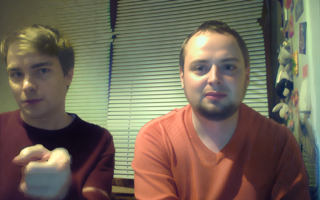
#> input picture tools/vnd.png, 320 x 200 px, found by its file name
$ python dither.py
#> lines starting #> are read from the running program, lines starting #| are printed output that depends on the picture
### tools/cga.py
import PIL.Image

import tools.picture


PALETTE = [
    (0x00, 0x00, 0x00, 0xff), # 0: Black
    (0x74, 0xfb, 0xfd, 0xff), # 1: Cyan
    (0xf0, 0x59, 0xf9, 0xff), # 2: Magenta
    (0xff, 0xff, 0xff, 0xff), # 3: White
]

ONE_BIT_PALETTE = [
    tools.picture.ALPHA_PALETTE[-1], # 1: Transparent
    tools.picture.ALPHA_PALETTE[0],  # 0: Black
]


def decode(data: bytes, width: int, height: int) -> PIL.Image.Image:
    assert len(data) & 1 == 0
    assert len(data) >= width*height//4
    flat_img = bytearray()
    if width & 3:
        width += 4 - width & 3
    even, odd = iter(data[:len(data)//2]), iter(data[len(data)//2:])
    for _ in range(height):
        for _ in range(0, width, 4):
            w = next(even)
            flat_img.extend(PALETTE[w >> 6][:3])
            flat_img.extend(PALETTE[(w >> 4) & 3][:3])
            flat_img.extend(PALETTE[(w >> 2) & 3][:3])
            flat_img.extend(PALETTE[w & 3][:3])
        odd, even = even, odd
    pil_img = PIL.Image.frombytes('RGB', (width, height), flat_img)
    return pil_img


# [38 lines left out: functions decode_without_interleaving, decode_one_bit, not called in this run]


def encode(img: PIL.Image.Image, pad_size: int = 0) -> bytes:
    '''
    Encode a PIL.Image.Image (mode 'RGB', width multiple of 4) to CGA bytes with interleaving.
    Each byte encodes 4 pixels: bits 6-7, 4-5, 2-3, 0-1.
    Uses PALETTE (first 4 colors).
    '''
    width, height = img.size
    assert width % 4 == 0, 'Width must be a multiple of 4.'
    img = img.convert('RGB')
    data = img.tobytes()
    palette_map = {tuple(PALETTE[i][:3]): i for i in range(4)}
    even_bytes = bytearray()
    odd_bytes = bytearray()
    for y in range(height):
        row_bytes = bytearray()
        for x in range(0, width, 4):
            idxs = [(y * width + x + i) * 3 for i in range(4)]
            rgbs = [tuple(data[idx:idx+3]) for idx in idxs]
            vals = [palette_map[rgb] & 3 for rgb in rgbs]
            b = (vals[0] << 6) | (vals[1] << 4) | (vals[2] << 2) | vals[3]
            row_bytes.append(b)
        # Interleave rows: even and odd
        if y % 2 == 0:
            even_bytes.extend(row_bytes)
        else:
            odd_bytes.extend(row_bytes)
    if pad_size:
        for pad in (even_bytes, odd_bytes):
            pad_len = (-len(pad)) % pad_size
            if pad_len:
                pad.extend(b'\x00' * pad_len)
    return bytes(even_bytes + odd_bytes)


# [46 lines left out: functions encode_without_interleaving, encode_one_bit, not called in this run]

### tools/ega.py
import PIL.Image

import tools.picture


PALETTE = [
    *tools.picture.ALPHA_PALETTE[:-1],
    (0x39, 0x9d, 0xa0, 0xff), # 15: Teal
]

ONE_BIT_PALETTE = [
    tools.picture.ALPHA_PALETTE[-1], # 1: Transparent
    tools.picture.ALPHA_PALETTE[0],  # 0: Black
]

MAD_DOG_COSMIC_FORGE_PALETTE = [
    PALETTE[0], # 0: Black
    (0xfc, 0xfc, 0xfc, 0xff), # 1: White
    (0x4d, 0x4a, 0xf3, 0xff), # 2: Blue
    (0xed, 0x57, 0xf5, 0xff), # 3: Purple
    (0xec, 0x57, 0x4e, 0xff), # 4: Rose
    (0xfb, 0xfb, 0x61, 0xff), # 5: Yellow
    (0x6f, 0xf7, 0x5d, 0xff), # 6: Lime
    (0x72, 0xf7, 0xfa, 0xff), # 7: Aqua
    (0x4a, 0x4a, 0x4a, 0xff), # 8: Gray
    (0x9e, 0x9e, 0x9e, 0xff), # 9: Silver
    (0x0d, 0x01, 0x98, 0xff), # 10: Navy
    (0x94, 0x1e, 0x99, 0xff), # 11: Violet
    (0x93, 0x1d, 0x10, 0xff), # 12: Red
    (0x96, 0x4f, 0x18, 0xff), # 13: Brown
    (0x36, 0x9b, 0x25, 0xff), # 14: Green
    (0x38, 0x9b, 0x9d, 0xff), # 15: Teal
]


def _byte_to_bits(x: int) -> list[int]:
    result = []
    for i in range(8):
        result.append(int(bool(x & (1 << i))))
    return result


def _bits_to_int(bits: list[int]) -> int:
    result = 0
    for i, x in enumerate(bits):
        if x:
            result |= 1 << i
    return result


def decode(data: bytes, width: int, height: int) -> PIL.Image.Image:
    assert len(data) & 3 == 0
    assert len(data) >= width*height//2
    planes = [data[:len(data)//4], data[len(data)//4:len(data)//4*2], data[len(data)//4*2:len(data)//4*3], data[len(data)//4*3:]]
    flat_img = bytearray()
    its = list(map(iter, planes))
    if width & 7:
        width += 8 - width & 7
    for _ in range(height):
        for _ in range(0, width, 8):
            ww = list(map(_byte_to_bits, map(next, its)))
            for i in reversed(range(8)):
                flat_img.extend(PALETTE[_bits_to_int([ww[0][i], ww[1][i], ww[2][i], ww[3][i]])][:3])
    pil_img = PIL.Image.frombytes('RGB', (width, height), flat_img)
    return pil_img


# [12 lines left out: function decode_one_bit, not called in this run]


def encode(img: PIL.Image.Image, pad_size: int = 0) -> bytes:
    width, height = img.size
    assert width % 8 == 0, 'Width must be a multiple of 8.'
    img = img.convert('RGB')
    data = img.tobytes()
    planes = [bytearray() for _ in range(4)]
    palette_map = {tuple(PALETTE[i][:3]): i for i in range(16)}
    for y in range(height):
        for x in range(0, width, 8):
            bits = [[0]*8 for _ in range(4)]
            for i in range(8):
                idx = (y * width + x + i) * 3
                rgb = tuple(data[idx:idx+3])
                pal_idx = palette_map[rgb]
                for p in range(4):
                    bits[p][i] = (pal_idx >> p) & 1
            for p in range(4):
                b = 0
                # Reverse order: leftmost pixel is bit 7.
                for i in range(8):
                    b |= bits[p][i] << (7 - i)
                planes[p].append(b)
    if pad_size:
        for p in range(4):
            pad_len = (-len(planes[p])) % pad_size
            if pad_len:
                planes[p].extend([0] * pad_len)
    return b''.join(planes)

# [20 lines left out: function encode_one_bit, not called in this run]

### tools/tandy.py
import PIL.Image

import tools.ega
import tools.picture


PALETTE = tools.ega.PALETTE

ONE_BIT_PALETTE = [
    tools.picture.ALPHA_PALETTE[-1], # 1: Transparent
    tools.picture.ALPHA_PALETTE[0],  # 0: Black
]


def decode(data: bytes, width: int, height: int) -> PIL.Image.Image:
    assert width & 1 == 0
    assert len(data) >= width*height//2
    flat_img = bytearray()
    it = iter(data)
    for _ in range(0, height):
        for _ in range(0, width, 2):
            w = next(it)
            flat_img.extend(PALETTE[w >> 4][:3])
            flat_img.extend(PALETTE[w & 0x0f][:3])
    pil_img = PIL.Image.frombytes('RGB', (width, height), flat_img)
    return pil_img


# [14 lines left out: function decode_one_bit, not called in this run]


def encode(img: PIL.Image.Image, pad_size: int = 0) -> bytes:
    '''
    Encode a PIL.Image.Image (mode 'RGB', width even) to Tandy packed bytes.
    Each byte encodes two pixels: high nibble is left pixel, low nibble is right pixel.
    Uses PALETTE (first 16 colors).
    '''
    width, height = img.size
    assert width % 2 == 0, 'Width must be even.'
    img = img.convert('RGB')
    data = img.tobytes()
    palette_map = {tuple(PALETTE[i][:3]): i for i in range(16)}
    encoded = bytearray()
    for y in range(height):
        for x in range(0, width, 2):
            idx1 = (y * width + x) * 3
            idx2 = (y * width + x + 1) * 3
            rgb1 = tuple(data[idx1:idx1+3])
            rgb2 = tuple(data[idx2:idx2+3])
            nibble1 = palette_map[rgb1]
            nibble2 = palette_map[rgb2]
            encoded.append((nibble1 << 4) | (nibble2 & 0x0F))
    if pad_size:
        pad_len = (-len(encoded)) % pad_size
        if pad_len:
            encoded.extend(b'\x00' * pad_len)
    return bytes(encoded)


# [25 lines left out: function encode_one_bit, not called in this run]

### tools/dither.py
import PIL.Image
from PIL import ImageEnhance, ImageFilter

import tools.cga
import tools.ega
import tools.tandy

img = PIL.Image.open('tools/vnd.png').convert('RGB')
# Apply sharpen.
img = img.filter(ImageFilter.SHARPEN)
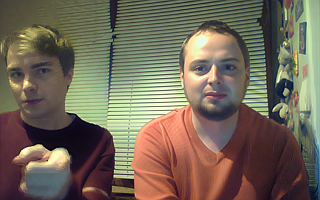
#> img: PIL image 320x200 RGB; mean R, G, B 115.7, 104.7, 88.8
# Apply contrast.
img = ImageEnhance.Contrast(img).enhance(1.5)
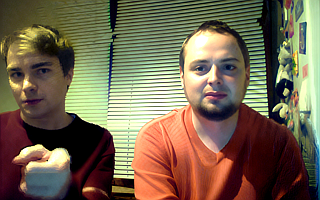
#> img: PIL image 320x200 RGB; mean R, G, B 117.6, 103.1, 80.3
# Apply saturation.
img = ImageEnhance.Color(img).enhance(1.5)
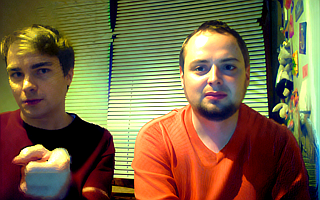
#> img: PIL image 320x200 RGB; mean R, G, B 121.7, 102.1, 68

for palette_name, palette, encode_func, pad_size, ext, decode_func in [
    ('cga', tools.cga.PALETTE, tools.cga.encode, 256, 'cga', tools.cga.decode),
    ('ega', tools.ega.PALETTE, tools.ega.encode, 256, 'ega', tools.ega.decode),
    ('tandy', tools.tandy.PALETTE, tools.tandy.encode, 1024, 't16', tools.tandy.decode),
]:
    flat_palette = []
    for color in palette:
        flat_palette.extend(color[:3])

    palette_img = PIL.Image.new('P', (1, 1))
    palette_img.putpalette(flat_palette)

    dithered = img.quantize(palette=palette_img, dither=PIL.Image.FLOYDSTEINBERG)
    dithered.resize((dithered.size[0]*10, dithered.size[1]*10)).save(f'tools/vnd-{palette_name}.png')

    # Save encoded binary format.
    encoded = encode_func(dithered, pad_size=pad_size)
    with open(f'tools/vnd-{palette_name}.{ext}', 'wb') as f:
        f.write(encoded)

    # Decode and check.
    decoded = decode_func(encoded, dithered.size[0], dithered.size[1])
    # Convert dithered to RGB for fair comparison.
    dithered_rgb = dithered.convert('RGB')
    if list(dithered_rgb.getdata()) != list(decoded.getdata()):
        print(f"Warning: {palette_name} decode does not match dithered image.")
#> this loop made 3 passes
#> pass 1, `dithered = img.quantize(palette=palette_img, dither=PIL.Image.FLOYDSTE..`:
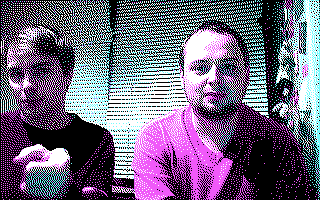
#> dithered: PIL image 320x200 P; mean R, G, B 111.6, 100.6, 125.2
#> pass 1, `dithered.resize((dithered.size[0]*10, dithered.size[1]*10)).save(f'too..`:
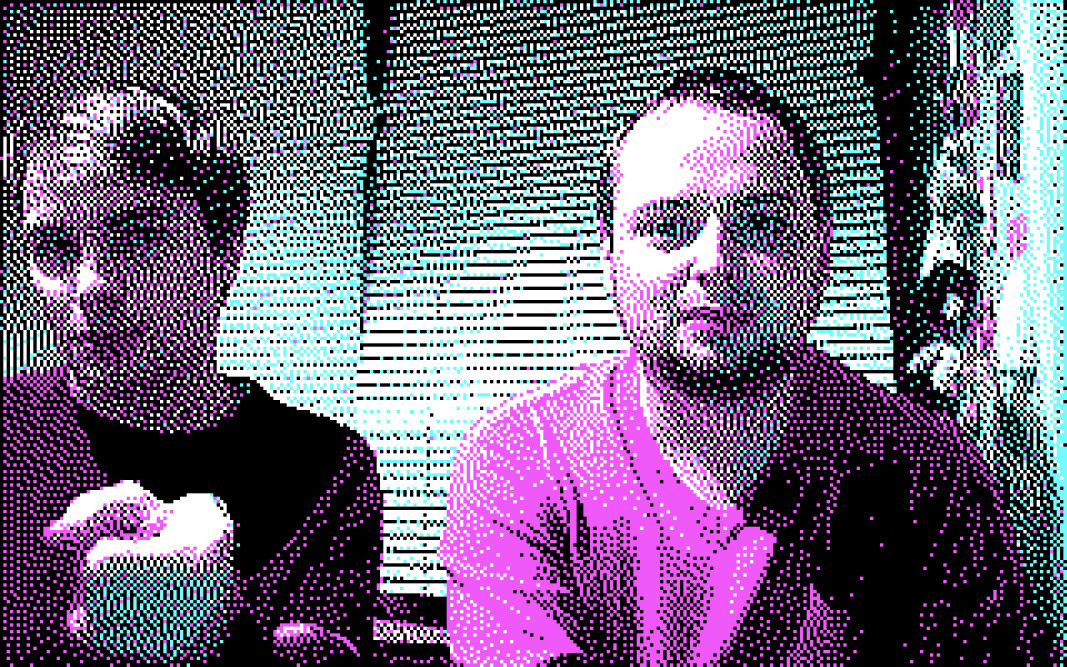
#> saved as vnd-cga.png: PIL image 3200x2000 P (shown at 1/3 size); mean R, G, B 111.6, 100.6, 125.2
#> pass 2, `dithered = img.quantize(palette=palette_img, dither=PIL.Image.FLOYDSTE..`:
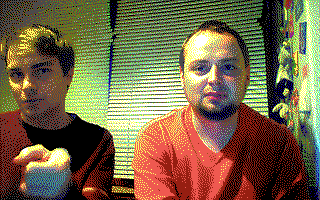
#> dithered: PIL image 320x200 P; mean R, G, B 120.3, 103.7, 72.5
#> pass 2, `dithered.resize((dithered.size[0]*10, dithered.size[1]*10)).save(f'too..`:
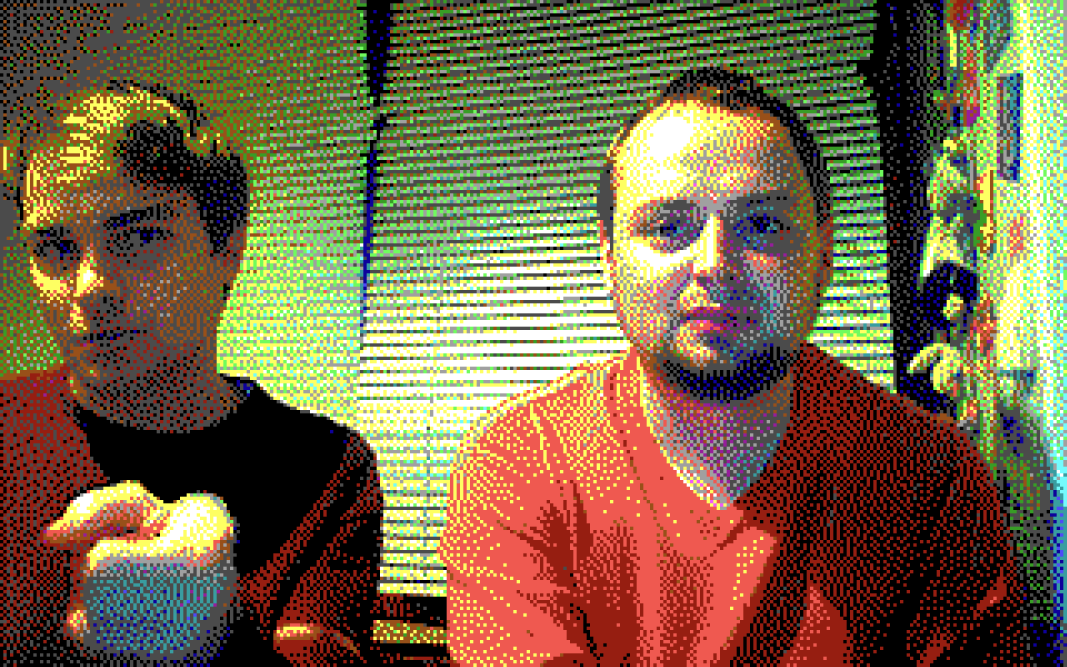
#> saved as vnd-ega.png: PIL image 3200x2000 P (shown at 1/3 size); mean R, G, B 120.3, 103.7, 72.5
